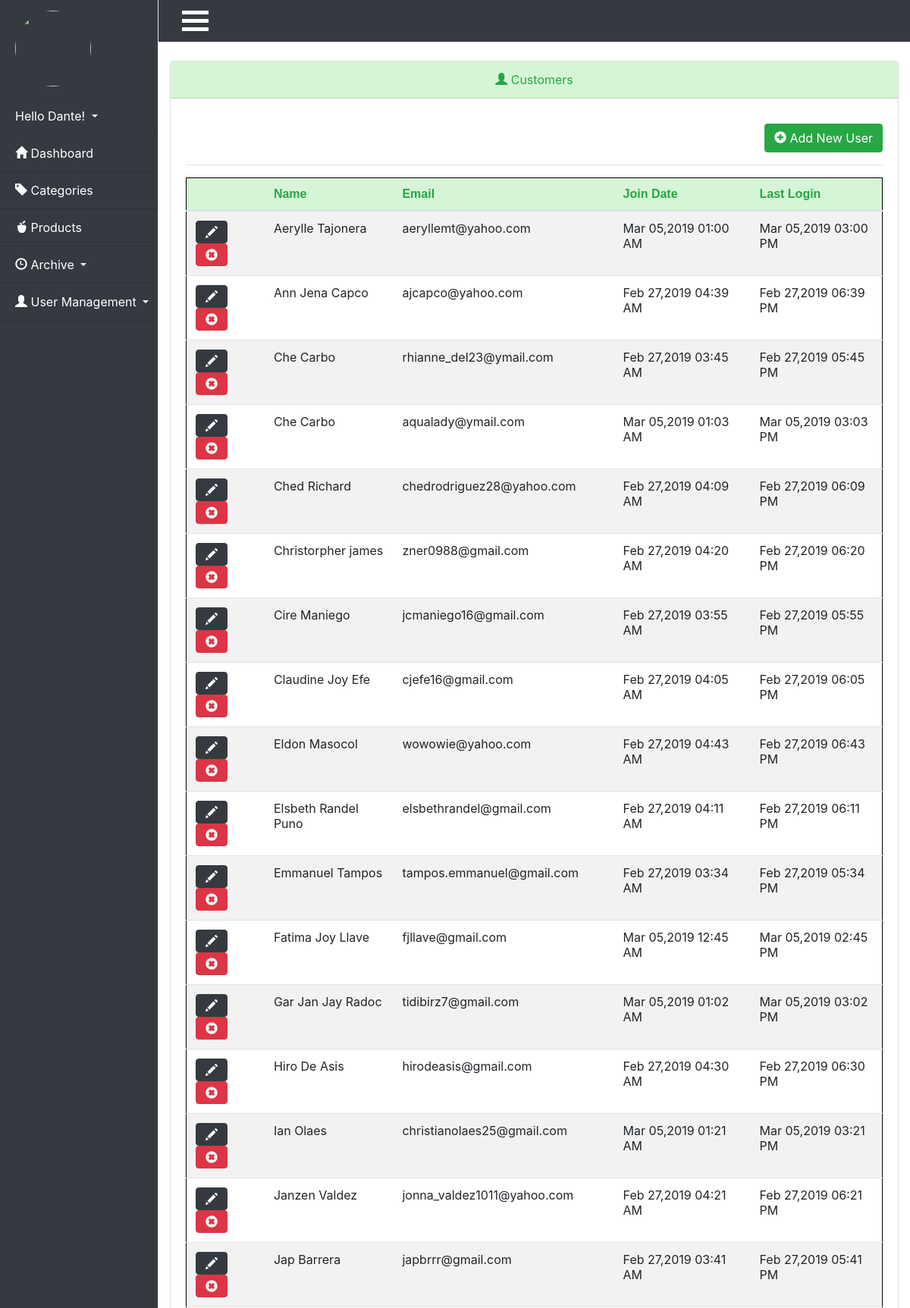
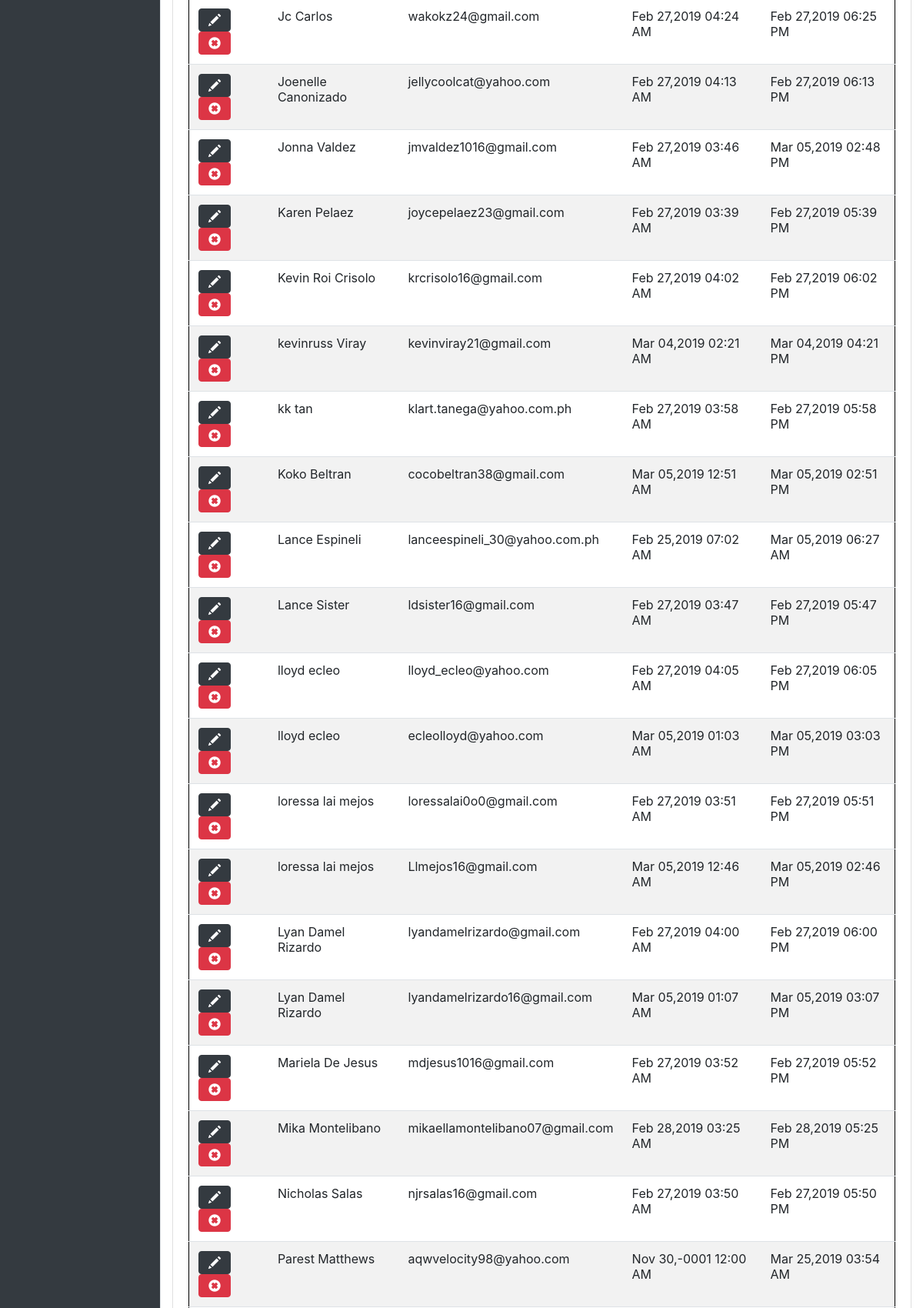
The page /Thesis/admin/customers.php (signed in, upper part) on the database its author committed (2 pictures, top to bottom).
### tables this page shows
CREATE TABLE `customers` (
  `Customer_id` int(255) NOT NULL,
  `Full_name` varchar(255) NOT NULL,
  `Customer_email` varchar(255) NOT NULL,
  `Customer_password` varchar(255) NOT NULL,
  `Customer_phone` text NOT NULL,
  `Customer_barangay` varchar(255) NOT NULL,
  `Customer_address` varchar(255) NOT NULL,
  `Customer_joindate` datetime NOT NULL DEFAULT CURRENT_TIMESTAMP,
  `Customer_login` datetime NOT NULL,
  `Customer_photo` varchar(255) NOT NULL,
  `Deleted` int(11) NOT NULL DEFAULT '0'
);

### Thesis/helpers/helpers.php (called while the page is built, shortened)
<?php
function revised_date($date){
  return date("M d,Y h:i A", strtotime($date));
}

### Thesis/admin/customers.php (the view, shortened to what this page needs)
<?php
require_once '../system/initialize.php';
include 'includes/header.php';
include 'includes/sidebar.php';
if(isset($_GET['add']) || isset($_GET['edit'])){
$name = ((isset($_POST['name']))?linis($_POST['name']):'');
$email = ((isset($_POST['email']))?linis($_POST['email']):'');
$password = ((isset($_POST['password']))?linis($_POST['password']):'');
$confirm = ((isset($_POST['confirm']))?linis($_POST['confirm']):'');
$permissions = ((isset($_POST['permissions']))?linis($_POST['permissions']):'');
$phone = ((isset($_POST['phone']))?linis($_POST['phone']):'');
$barangay = ((isset($_POST['barangay']))?linis($_POST['barangay']):'');
$detail = ((isset($_POST['detail']))?linis($_POST['detail']):'');
$errors = array();
if(isset($_GET['edit'])){
  $edit_id = (int)$_GET['edit'];
  $userresults = $db->query("SELECT * FROM customers WHERE Customer_id='$edit_id'");
$user= mysqli_fetch_assoc($userresults);
$name = ((isset($_POST['name']) && !empty($_POST['name']))?linis($_POST['name']):$user['Full_name']);
$email = ((isset($_POST['email']) && !empty($_POST['email']))?linis($_POST['email']):$user['Customer_email']);
$phone = ((isset($_POST['phone']) && !empty($_POST['phone']))?linis($_POST['phone']):$user['Customer_phone']);
$barangay = ((isset($_POST['barangay']) && !empty($_POST['barangay']))?linis($_POST['barangay']):$user['Customer_barangay']);
$detail = ((isset($_POST['detail']) && !empty($_POST['detail']))?linis($_POST['detail']):$user['Customer_address']);
}
?>
<br>
<div class="container">
  <div class="row">
    <div class="col-md-12">
        <div class="card">
  <div class="card-header text-center text-success">
<i class="glyphicon glyphicon-user"></i>
    <?= ((isset($_GET['edit']))?'Edit ':'Add new');?> Customer</div>
<br>
<div class="card-body">
  <?php
  if (isset($_POST['sub'])){
    $emailquery = $db->query("SELECT * FROM customers WHERE Customer_email = '$email'");
    $emailcount = mysqli_fetch_assoc($emailquery);
  if (isset($_GET['edit'])){
  }
  else{
    if($emailcount != 0){
      $errors[] = 'Email already exists';
    }
  }
    $required = array('name', 'email', 'password', 'confirm', 'detail', 'phone', 'barangay');
    foreach ($required as $f) {
      if(empty($_POST[$f])){
      $errors[] = 'You must fill out all fields';
      break;
      }
    }
    if(strlen($password) < 6){
      $errors[] = 'Your Password must be at least 6 characters';
    }
    if($password != $confirm){
      $errors[] = 'Your Passwords do not match';
    }
    if(!filter_var($email, FILTER_VALIDATE_EMAIL)){
      $errors[] = 'You must enter a valid email';
    }
    if(strlen($phone) > 11){
      $errors[] = 'Enter a valid number';
    }
    if(strlen($phone) < 11){
      $errors[] = 'Enter a valid number';
    }
    if(!empty($errors)){
      echo display_errors($errors);
    }else{
      if (isset($_GET['edit'])){
        $hashed = password_hash($password, PASSWORD_DEFAULT);
        $str = substr($phone, 1);
        $str = '63'.$str;
        $db->query("UPDATE customers SET Full_name = '$name', Customer_email = '$email', Customer_password ='$hashed', Customer_phone = '$str', Customer_barangay = '$barangay', Customer_address = '$detail' WHERE Customer_id = '$edit_id'");
        $_SESSION['success_flash'] = 'Customer has been updated';
        header('Location: customers.php');
    }
    else{
      $hashed = password_hash($password, PASSWORD_DEFAULT);
      $str = substr($phone, 1);
      $str = '63'.$str;
      $db->query("INSERT INTO customers (Full_name, Customer_email, Customer_password, Customer_phone, Customer_barangay, Customer_address) VALUES ('$name', '$email', '$hashed', '$str', '$barangay', '$detail')");
      $_SESSION['success_flash'] = 'Customer has been added';
      header('Location: customers.php');
    }
    }
  }
   ?>
  <form action="customers.php?<?php echo ((isset($_GET['edit'])?'edit='.$edit_id :'add=1'));?>" method="post">
        <div class="row">
      <div class="form-group col-md-6">
        <label for="name">Full Name: </label>
        <input type="text" name="name" id="name" class="form-control" value="<?=$name?>">
      </div>
      <script>
      $('#name').keypress(function (e) {
              var regex = new RegExp("^[a-zA-Z ]+$");
              var str = String.fromCharCode(!e.charCode ? e.which : e.charCode);
              if (regex.test(str)) {
                  return true;
              }
              else
              {
              e.preventDefault();
              return false;
              }
          });
      </script>
      <div class="form-group col-md-6">
        <label for="email">Email: </label>
        <input type="email" name="email" id="email" class="form-control" value="<?=$email?>">
      </div>
      <div class="form-group col-md-6">
        <label for="password"><?php echo ((isset($_GET['edit']))?'New ':'')?>Password: </label>
        <input type="password" name="password" id="password" class="form-control" value="<?=$password?>">
      </div>
      <div class="form-group col-md-6">
        <label for="confirm">Confim Password: </label>
        <input type="password" name="confirm" id="confirm" class="form-control" value="<?=$confirm?>">
      </div>
      <div class="form-group col-md-6">
        <label for="phone">Phone: </label>
        <input type="text" name="phone" id="phone" class="form-control" value="<?=$phone?>" placeholder="Enter an 11 digit number" oninput="this.value = this.value.replace(/[^0-9]/g, ''); this.value = this.value.replace(/(\..*)\./g, '$1');">
      </div>
      <div class="form-group col-md-6">
        <label for="barangay">Barangay: </label>
        <select class="form-control" id="barangay" name="barangay" type="text" required>
       <option selected hidden><?php echo $barangay?></option>
        <option></option>
       <option>Asinan</option>
       <option>Banicain</option>
       <option>Barretto</option>
       <option>East Bajac-bajac</option>
         <option>East Tapinac</option>
             <option>Gordon Heights</option>
                 <option>Kalaklan</option>
                     <option>Mabayuan</option>
                         <option>New Cabalan</option>
                             <option>New Ilalim</option>
                                 <option>New Kababae</option>
                                     <option>New Kalalake</option>
                                         <option>Old Cabalan</option>
                                           <option>Pag-asa</option>
                                             <option>Santa Rita</option>
                                               <option>West Bajac-bajac</option>
                                                 <option>West Tapinac</option>
       </select>
      </div>
      <div class="form-group col-md-6">
        <label for="detail">Detailed Address: </label>
        <input type="text" name="detail" id="detail" class="form-control" value="<?=$detail?>">
      </div>
    </div>
    </div>
    <div class="card-footer text-right">
      <a href="customers.php" class="btn btn-danger ">Cancel</a>
      <button type="submit" name="sub" class="btn btn-success"><?= ((isset($_GET['edit']))?'<i class="glyphicon glyphicon-ok-sign"></i> Save Changes': '<i class="glyphicon glyphicon-plus-sign"></i> Add User') ?></button>
    </div>
  </form>
</div>
</div>
</div>
</div>
<br>
<?php
}else{
$userquery = $db->query("SELECT * FROM customers WHERE Deleted = 0 ORDER BY Full_name");
 ?>
<br>
 <div class="container">
         <div class="card">
                   <div class="card-header text-center text-success">
<i class="glyphicon glyphicon-user"></i>
                     Customers</div>
    <div class="card-body">
      <br>
 <br/>
 <div class="row  justify-content-end">
 <a href="customers.php?add=1" class="btn btn-success" id="add-product-btn"><i class="glyphicon glyphicon-plus-sign"></i> Add New User </a>
</div>
<hr>
 <div class="table-responsive">
<table class="table table-striped">
  <thead class="text-success">
    <th></th>
    <th>Name</th>
    <th class="th-xs">Email</th>
    <th>Join Date</th>
    <th>Last Login</th>
  </thead>
  <tbody>
    <?php while($user = mysqli_fetch_assoc($userquery)): ?>
    <tr>
    <td>
        <a href="customers.php?edit=<?php echo $user['Customer_id']?>" class="btn btn-dark btn-xs"><i class="glyphicon glyphicon-pencil"></i></a>
        <a href="customers.php?delete=<?php echo $user['Customer_id']?>" class="btn btn-danger btn-xs"><i class="glyphicon glyphicon-remove-sign"></i></a>
    </td>
    <td><?= $user['Full_name'];?></td>
    <td><?= $user['Customer_email'];?></td>
    <td><?= revised_date($user['Customer_joindate']);?></td>
    <td><?= (($user['Customer_login'] == '0000-00-00 00:00:00')?'Never':revised_date($user['Customer_login']));?></td>
    </tr>
    <?php endwhile; ?>
  </tbody>
</table>
</div>
</div>
</div>
</div>
<br>
<?php }
include 'includes/footer.php'
 ?>

### Thesis/css/main.css (style rules this page uses)
html { margin:0; padding:0; height:100% }
body { margin:0; padding:0; height:100%; background-image: url("../images/newbackground.jpg"); background-size: 100vw 100vh; background-attachment: fixed; }
.table { margin: 0 auto; border: 1px solid black; }
.card-header { background-color: #d6f5d6; }
.table th { background-color: #d6f5d6; border: none; font-family: helvetica; }
#add-product-btn { margin-top: -35px; margin-right: 15px; }
body { overflow-x: hidden; }

### rows shown on the page
customers: Full_name "Aerylle Tajonera", Customer_email "aeryllemt@yahoo.com", Customer_joindate "Mar 05,2019 01:00 AM", Customer_login "Mar 05,2019 03:00 PM"
customers: Full_name "Ann Jena Capco", Customer_email "ajcapco@yahoo.com", Customer_joindate "Feb 27,2019 04:39 AM", Customer_login "Feb 27,2019 06:39 PM"
customers: Full_name "Che Carbo", Customer_email "rhianne_del23@ymail.com", Customer_joindate "Feb 27,2019 03:45 AM", Customer_login "Feb 27,2019 05:45 PM"
customers: Full_name "Che Carbo", Customer_email "aqualady@ymail.com", Customer_joindate "Mar 05,2019 01:03 AM", Customer_login "Mar 05,2019 03:03 PM"
customers: Full_name "Ched Richard", Customer_email "chedrodriguez28@yahoo.com", Customer_joindate "Feb 27,2019 04:09 AM", Customer_login "Feb 27,2019 06:09 PM"
customers: Full_name "Christorpher james", Customer_email "zner0988@gmail.com", Customer_joindate "Feb 27,2019 04:20 AM", Customer_login "Feb 27,2019 06:20 PM"
customers: Full_name "Cire Maniego", Customer_email "jcmaniego16@gmail.com", Customer_joindate "Feb 27,2019 03:55 AM", Customer_login "Feb 27,2019 05:55 PM"
customers: Full_name "Claudine Joy Efe", Customer_email "cjefe16@gmail.com", Customer_joindate "Feb 27,2019 04:05 AM", Customer_login "Feb 27,2019 06:05 PM"
customers: Full_name "Eldon Masocol", Customer_email "wowowie@yahoo.com", Customer_joindate "Feb 27,2019 04:43 AM", Customer_login "Feb 27,2019 06:43 PM"
customers: Full_name "Elsbeth Randel Puno", Customer_email "elsbethrandel@gmail.com", Customer_joindate "Feb 27,2019 04:11 AM", Customer_login "Feb 27,2019 06:11 PM"
customers: Full_name "Emmanuel Tampos", Customer_email "tampos.emmanuel@gmail.com", Customer_joindate "Feb 27,2019 03:34 AM", Customer_login "Feb 27,2019 05:34 PM"
customers: Full_name "Fatima Joy Llave", Customer_email "fjllave@gmail.com", Customer_joindate "Mar 05,2019 12:45 AM", Customer_login "Mar 05,2019 02:45 PM"
customers: Full_name "Gar Jan Jay Radoc", Customer_email "tidibirz7@gmail.com", Customer_joindate "Mar 05,2019 01:02 AM", Customer_login "Mar 05,2019 03:02 PM"
customers: Full_name "Hiro De Asis", Customer_email "hirodeasis@gmail.com", Customer_joindate "Feb 27,2019 04:30 AM", Customer_login "Feb 27,2019 06:30 PM"
customers: Full_name "Ian Olaes", Customer_email "christianolaes25@gmail.com", Customer_joindate "Mar 05,2019 01:21 AM", Customer_login "Mar 05,2019 03:21 PM"
customers: Full_name "Janzen Valdez", Customer_email "jonna_valdez1011@yahoo.com", Customer_joindate "Feb 27,2019 04:21 AM", Customer_login "Feb 27,2019 06:21 PM"
customers: Full_name "Jap Barrera", Customer_email "japbrrr@gmail.com", Customer_joindate "Feb 27,2019 03:41 AM", Customer_login "Feb 27,2019 05:41 PM"
customers: Full_name "Jc Carlos", Customer_email "wakokz24@gmail.com", Customer_joindate "Feb 27,2019 04:24 AM", Customer_login "Feb 27,2019 06:25 PM"
customers: Full_name "Joenelle Canonizado", Customer_email "jellycoolcat@yahoo.com", Customer_joindate "Feb 27,2019 04:13 AM", Customer_login "Feb 27,2019 06:13 PM"
customers: Full_name "Jonna Valdez", Customer_email "jmvaldez1016@gmail.com", Customer_joindate "Feb 27,2019 03:46 AM", Customer_login "Mar 05,2019 02:48 PM"
customers: Full_name "Karen Pelaez", Customer_email "joycepelaez23@gmail.com", Customer_joindate "Feb 27,2019 03:39 AM", Customer_login "Feb 27,2019 05:39 PM"
customers: Full_name "Kevin Roi Crisolo", Customer_email "krcrisolo16@gmail.com", Customer_joindate "Feb 27,2019 04:02 AM", Customer_login "Feb 27,2019 06:02 PM"
customers: Full_name "kevinruss Viray", Customer_email "kevinviray21@gmail.com", Customer_joindate "Mar 04,2019 02:21 AM", Customer_login "Mar 04,2019 04:21 PM"
customers: Full_name "kk tan", Customer_email "klart.tanega@yahoo.com.ph", Customer_joindate "Feb 27,2019 03:58 AM", Customer_login "Feb 27,2019 05:58 PM"
customers: Full_name "Koko Beltran", Customer_email "cocobeltran38@gmail.com", Customer_joindate "Mar 05,2019 12:51 AM", Customer_login "Mar 05,2019 02:51 PM"
customers: Full_name "Lance Espineli", Customer_email "lanceespineli_30@yahoo.com.ph", Customer_joindate "Feb 25,2019 07:02 AM", Customer_login "Mar 05,2019 06:27 AM"
customers: Full_name "Lance Sister", Customer_email "ldsister16@gmail.com", Customer_joindate "Feb 27,2019 03:47 AM", Customer_login "Feb 27,2019 05:47 PM"
customers: Full_name "lloyd ecleo", Customer_email "lloyd_ecleo@yahoo.com", Customer_joindate "Feb 27,2019 04:05 AM", Customer_login "Feb 27,2019 06:05 PM"
customers: Full_name "lloyd ecleo", Customer_email "ecleolloyd@yahoo.com", Customer_joindate "Mar 05,2019 01:03 AM", Customer_login "Mar 05,2019 03:03 PM"
customers: Full_name "loressa lai mejos", Customer_email "loressalai0o0@gmail.com", Customer_joindate "Feb 27,2019 03:51 AM", Customer_login "Feb 27,2019 05:51 PM"
customers: Full_name "loressa lai mejos", Customer_email "Llmejos16@gmail.com", Customer_joindate "Mar 05,2019 12:46 AM", Customer_login "Mar 05,2019 02:46 PM"
customers: Full_name "Lyan Damel Rizardo", Customer_email "lyandamelrizardo@gmail.com", Customer_joindate "Feb 27,2019 04:00 AM", Customer_login "Feb 27,2019 06:00 PM"
customers: Full_name "Lyan Damel Rizardo", Customer_email "lyandamelrizardo16@gmail.com", Customer_joindate "Mar 05,2019 01:07 AM", Customer_login "Mar 05,2019 03:07 PM"
customers: Full_name "Mariela De Jesus", Customer_email "mdjesus1016@gmail.com", Customer_joindate "Feb 27,2019 03:52 AM", Customer_login "Feb 27,2019 05:52 PM"
customers: Full_name "Mika Montelibano", Customer_email "mikaellamontelibano07@gmail.com", Customer_joindate "Feb 28,2019 03:25 AM", Customer_login "Feb 28,2019 05:25 PM"
customers: Full_name "Nicholas Salas", Customer_email "njrsalas16@gmail.com", Customer_joindate "Feb 27,2019 03:50 AM", Customer_login "Feb 27,2019 05:50 PM"
customers: Full_name "Parest Matthews", Customer_email "aqwvelocity98@yahoo.com", Customer_joindate "Nov 30,-0001 12:00 AM", Customer_login "Mar 25,2019 03:54 AM"

### other values the page prints
$user_data['first'] "Dante"
